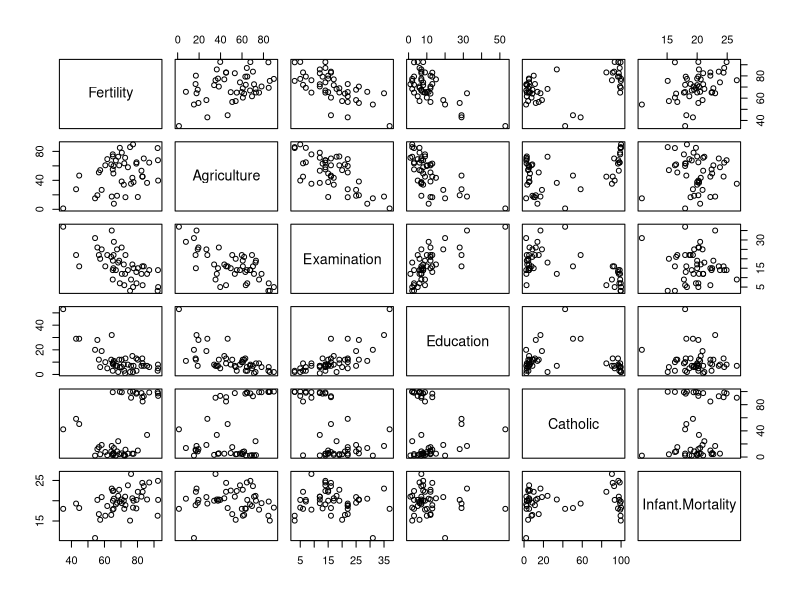

This chart was generated by the following R code: (Note: this script raises an error after producing the figure.)
pairs(swiss)
baseModel = lm(swiss$Fertility + swiss$Agriculture + swiss$Examination + swiss$Education + swiss$Catholic + swiss$Infant.Mortality)
summary(baseModel)

logExamModel = lm(swiss$Fertility + swiss$Agriculture + log(swiss$Examination) + swiss$Education + swiss$Catholic + swiss$Infant.Mortality)
summary(logExamModel)

ExamDenomModel = lm(swiss$Fertility + swiss$Agriculture + 1/(swiss$Examination) + swiss$Education + swiss$Catholic + swiss$Infant.Mortality)
summary(ExamDenomModel)

plot(1/(swiss$Examination), swiss$Fertility)
pairs(swiss)
resid(ExamDenomModel)
plot(fitted(ExamDenomModel),resid(ExamDenomModel))

#Note: Try the base model excluding the swiss$Examination variable to see how it reacts.

dummy = swiss
x = c()
for(i in 1:47) {
  if (dummy$Catholic[i] >= 75) {
    x[i] = "Catholic"
  }
  else {
    x[i] = "Average"
    #Decided simple split was better than more complicated.
    #if(dummy$Catholic[i] >= 25){
    #  x[i] = "Average"
    #}
    #else{
    #  x[i] = "Protestant"
    #}
  }
}
dummy$Catholic = x

EndModel = lm(dummy$Fertility ~ dummy$Agriculture + 1/dummy$Examination + dummy$Education + dummy$Catholic + dummy$Infant.Mortality )
#Decided this was the best music

removedOutliers = head(swiss, 44)

RemovedExamDenomModel = lm(removedOutliers$Fertility ~ removedOutliers$Agriculture + 1/(removedOutliers$Examination) + removedOutliers$Education + removedOutliers$Catholic + removedOutliers$Infant.Mortality)
#Decided to keep outliers
RemovedNoAgExamDenomModel = lm(removedOutliers$Fertility ~ 1/(removedOutliers$Examination) + removedOutliers$Education + removedOutliers$Catholic + removedOutliers$Infant.Mortality)
#Decided to keep Ag
dummyRemovedOutliers = head(dummy, 44)
dummy = swiss
x = c()
for(i in 1:44) {
  if (dummy$Catholic[i] >= 75) {
    x[i] = "Catholic"
  }
  else {
    x[i] = "Average"
    #if(dummy$Catholic[i] >= 25){
    #  x[i] = "Average"
    #}
    #else{
    #  x[i] = "Protestant"
    #}
  }
}
dummyRemovedOutliers$Catholic = x

RemovedEndModel = lm(dummyRemovedOutliers$Fertility ~ dummyRemovedOutliers$Agriculture + 1/dummyRemovedOutliers$Examination + dummyRemovedOutliers$Education + dummyRemovedOutliers$Catholic + dummyRemovedOutliers$Infant.Mortality )
#Decided to keep the outliers



#Check Residuals
plot(fitted(EndModel),resid(EndModel))